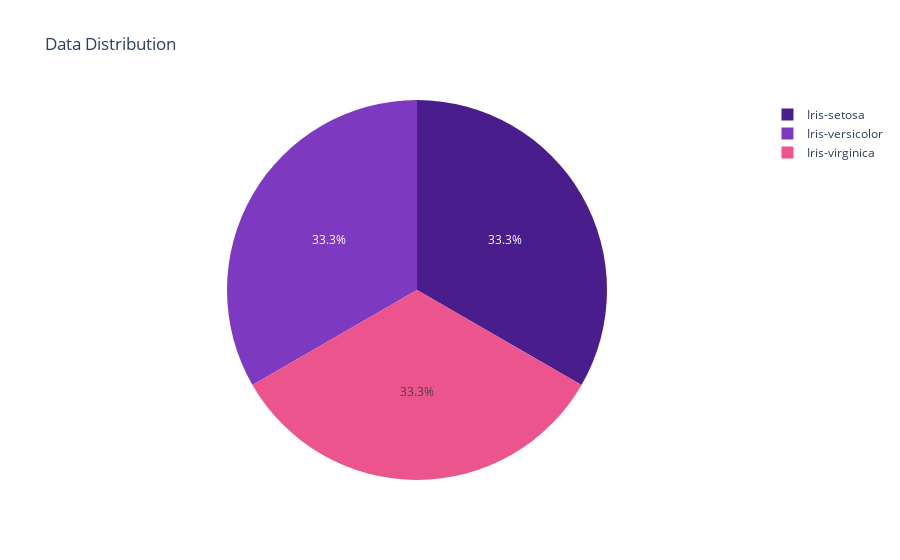

The notebook cell saved with this chart:
### Markdown cell above
EDA

### Code cell
fig = px.pie(iris, 'Species', color_discrete_sequence=['#491D8B','#7D3AC1','#EB548C'], title = 'Data Distribution')
fig.show()

### Figure 1 — Plotly figure (JSON) as saved in the notebook; plotly's stock layout.template omitted (floating-point values rounded to 4 significant figures; data arrays with more than 128 entries replaced by an {"elided": "..."} marker saying what was removed)
{"data": [{"domain": {"x": [0, 1], "y": [0, 1]}, "hovertemplate": "Species=%{label}<extra></extra>", "labels": {"elided": "150 str values"}, "legendgroup": "", "name": "", "showlegend": true, "type": "pie"}], "layout": {"legend": {"tracegroupgap": 0}, "piecolorway": ["#491D8B", "#7D3AC1", "#EB548C"], "title": {"text": "Data Distribution"}}}
